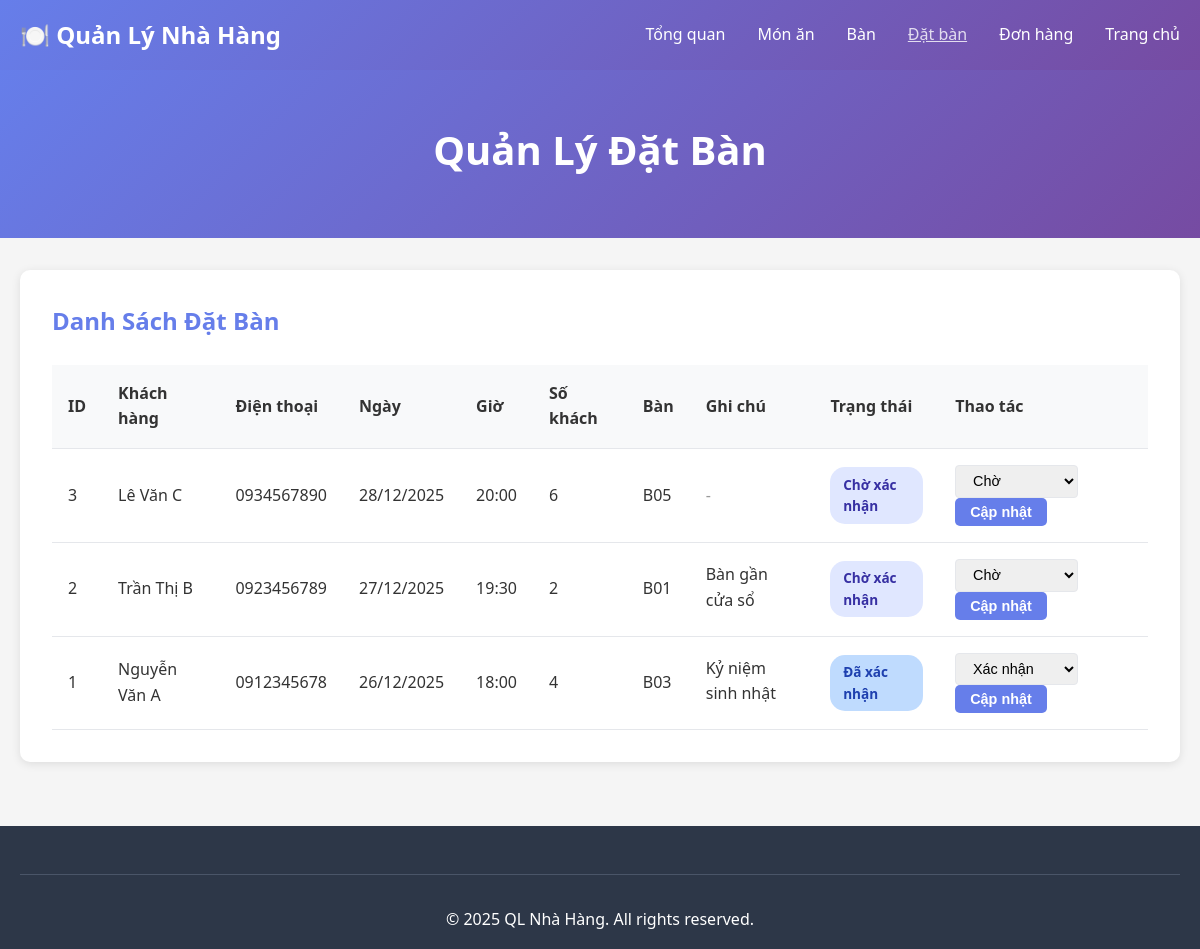
Screenshot of /admin/reservations.php (signed in) with the database file from the repository.
### tables this page shows
CREATE TABLE reservations (
    id INT PRIMARY KEY AUTO_INCREMENT,
    user_id INT DEFAULT NULL COMMENT 'ID người dùng (nếu đã đăng nhập)',
    customer_name VARCHAR(100) NOT NULL COMMENT 'Tên khách hàng',
    phone VARCHAR(20) NOT NULL COMMENT 'Số điện thoại',
    email VARCHAR(100) DEFAULT NULL COMMENT 'Email',
    reservation_date DATE NOT NULL COMMENT 'Ngày đặt bàn',
    reservation_time TIME NOT NULL COMMENT 'Giờ đặt bàn',
    number_of_guests INT NOT NULL COMMENT 'Số lượng khách',
    table_id INT DEFAULT NULL COMMENT 'ID bàn được phân bổ',
    notes TEXT DEFAULT NULL COMMENT 'Ghi chú đặc biệt',
    status ENUM('pending', 'confirmed', 'completed', 'cancelled', 'no_show') DEFAULT 'pending' COMMENT 'Trạng thái đặt bàn',
    confirmed_at TIMESTAMP NULL DEFAULT NULL COMMENT 'Thời gian xác nhận',
    cancelled_at TIMESTAMP NULL DEFAULT NULL COMMENT 'Thời gian hủy',
    created_at TIMESTAMP DEFAULT CURRENT_TIMESTAMP,
    updated_at TIMESTAMP DEFAULT CURRENT_TIMESTAMP ON UPDATE CURRENT_TIMESTAMP,
    
     
    FOREIGN KEY (user_id) REFERENCES users(id) 
        ON DELETE SET NULL 
        ON UPDATE CASCADE,
    FOREIGN KEY (table_id) REFERENCES tables(id)
        ON DELETE SET NULL 
        ON UPDATE CASCADE,
    
     
    INDEX idx_user_id (user_id),
    INDEX idx_table_id (table_id),
    INDEX idx_reservation_date (reservation_date),
    INDEX idx_status (status),
    INDEX idx_phone (phone),
    INDEX idx_created_at (created_at)
);

CREATE TABLE tables (
    id INT PRIMARY KEY AUTO_INCREMENT,
    table_number VARCHAR(10) NOT NULL UNIQUE COMMENT 'Số bàn (VD: B01, B02)',
    capacity INT NOT NULL COMMENT 'Sức chứa (số người)',
    floor INT DEFAULT 1 COMMENT 'Tầng (1, 2, 3...)',
    location VARCHAR(100) DEFAULT NULL COMMENT 'Vị trí (VD: Gần cửa sổ, Góc yên tĩnh)',
    status ENUM('empty', 'occupied', 'reserved', 'cleaning', 'maintenance') DEFAULT 'empty' COMMENT 'Trạng thái bàn',
    notes TEXT DEFAULT NULL COMMENT 'Ghi chú về bàn',
    created_at TIMESTAMP DEFAULT CURRENT_TIMESTAMP,
    updated_at TIMESTAMP DEFAULT CURRENT_TIMESTAMP ON UPDATE CURRENT_TIMESTAMP,
    
    INDEX idx_table_number (table_number),
    INDEX idx_status (status),
    INDEX idx_floor (floor),
    INDEX idx_capacity (capacity)
);

### config.php (called while the page is built, shortened)
<?php
function formatDate($date) {
    return date('d/m/Y', strtotime($date));
}
?>

### admin/reservations.php (the view, shortened to what this page needs)
<?php
require_once '../config.php';
$conn = getDBConnection();
$reservations = $conn->query("
    SELECT r.*, t.table_number
    FROM reservations r
    LEFT JOIN tables t ON r.table_id = t.id
    ORDER BY r.reservation_date DESC, r.reservation_time DESC
");
?>
<!DOCTYPE html>
<html lang="vi">
<head>
    <link rel="stylesheet" href="../assets/css/style.css">
</head>
<body>
    <nav class="navbar">
        <div class="container">
            <div class="logo">
                <h2>🍽️ Quản Lý Nhà Hàng</h2>
            </div>
            <ul class="nav-menu">
                <li><a href="index.php">Tổng quan</a></li>
                <li><a href="dishes.php">Món ăn</a></li>
                <li><a href="tables.php">Bàn</a></li>
                <li><a href="reservations.php" class="active">Đặt bàn</a></li>
                <li><a href="orders.php">Đơn hàng</a></li>
                <li><a href="../index.php">Trang chủ</a></li>
            </ul>
        </div>
    </nav>
    <div class="page-header">
        <div class="container">
            <h1>Quản Lý Đặt Bàn</h1>
        </div>
    </div>
    <div class="container">
        <div class="admin-section">
            <h2>Danh Sách Đặt Bàn</h2>
            <div class="table-responsive">
                <table class="data-table">
                    <thead>
                        <tr>
                            <th>ID</th>
                            <th>Khách hàng</th>
                            <th>Điện thoại</th>
                            <th>Ngày</th>
                            <th>Giờ</th>
                            <th>Số khách</th>
                            <th>Bàn</th>
                            <th>Ghi chú</th>
                            <th>Trạng thái</th>
                            <th>Thao tác</th>
                        </tr>
                    </thead>
                    <tbody>
                        <?php while ($res = $reservations->fetch_assoc()): ?>
                        <tr>
                            <td><?php echo $res['id']; ?></td>
                            <td><?php echo htmlspecialchars($res['customer_name']); ?></td>
                            <td><?php echo htmlspecialchars($res['phone']); ?></td>
                            <td><?php echo formatDate($res['reservation_date']); ?></td>
                            <td><?php echo date('H:i', strtotime($res['reservation_time'])); ?></td>
                            <td><?php echo $res['number_of_guests']; ?></td>
                            <td><?php echo $res['table_number'] ?? '-'; ?></td>
                            <td style="max-width: 300px; word-wrap: break-word;">
                                <?php
                                $notes = $res['notes'] ?? '';
                                if ($notes) {
                                    $notes_lines = explode("\n", $notes);
                                    foreach ($notes_lines as $line) {
                                        $line = trim($line);
                                        if ($line) {
                                            if (strpos($line, 'Đã đặt món trước') !== false) {
                                                echo '<div style="color: #10b981; font-weight: 600; margin-bottom: 5px;">📋 ' . htmlspecialchars($line) . '</div>';
                                            } else {
                                                echo '<div style="margin-bottom: 3px;">' . htmlspecialchars($line) . '</div>';
                                            }
                                        }
                                    }
                                } else {
                                    echo '<span style="color: #999;">-</span>';
                                }
                                ?>
                            </td>
                            <td>
                                <span class="badge badge-<?php echo $res['status']; ?>">
                                    <?php
                                    $status_text = [
                                        'pending' => 'Chờ xác nhận',
                                        'confirmed' => 'Đã xác nhận',
                                        'completed' => 'Hoàn thành',
                                        'cancelled' => 'Đã hủy'
                                    ];
                                    echo $status_text[$res['status']];
                                    ?>
                                </span>
                            </td>
                            <td>
                                <form method="POST" style="display: inline;">
                                    <select name="status" class="form-control-sm">
                                        <option value="pending" <?php echo $res['status'] == 'pending' ? 'selected' : ''; ?>>Chờ</option>
                                        <option value="confirmed" <?php echo $res['status'] == 'confirmed' ? 'selected' : ''; ?>>Xác nhận</option>
                                    </select>
                                    <button type="submit" name="update_status" class="btn btn-sm btn-primary">Cập nhật</button>
                                </form>
                            </td>
                        </tr>
                        <?php endwhile; ?>
                    </tbody>
                </table>
            </div>
        </div>
    </div>
    <footer class="footer">
        <div class="container">
            <div class="footer-bottom">
                <p>&copy; 2025 QL Nhà Hàng. All rights reserved.</p>
            </div>
        </div>
    </footer>
</body>
</html>

### assets/css/style.css (style rules this page uses)
* { margin: 0; padding: 0; box-sizing: border-box; }
body { font-family: 'Segoe UI', Tahoma, Geneva, Verdana, sans-serif; line-height: 1.6; color: #333; background-color: #f5f5f5; }
.container { max-width: 1200px; margin: 0 auto; padding: 0 20px; }
.navbar { background: linear-gradient(135deg, #667eea 0%, #764ba2 100%); color: white; padding: 1rem 0; box-shadow: 0 2px 10px rgba(0,0,0,0.1); }
.navbar .container { display: flex; justify-content: space-between; align-items: center; }
.logo h2 { font-size: 1.5rem; }
.nav-menu { display: flex; list-style: none; gap: 2rem; }
.nav-menu a { color: white; text-decoration: none; transition: opacity 0.3s; font-weight: 500; }
.nav-menu a:hover, .nav-menu a.active { opacity: 0.8; text-decoration: underline; }
.btn { padding: 12px 30px; border: none; border-radius: 5px; cursor: pointer; text-decoration: none; display: inline-block; font-size: 1rem; transition: transform 0.2s, box-shadow 0.2s; font-weight: 600; }
.btn-primary { background: #667eea; color: white; }
.btn-sm { padding: 6px 15px; font-size: 0.9rem; }
.footer { background: #2d3748; color: white; padding: 3rem 0 1rem; margin-top: 4rem; }
.footer-bottom { text-align: center; padding-top: 2rem; border-top: 1px solid #4a5568; }
.page-header { background: linear-gradient(135deg, #667eea 0%, #764ba2 100%); color: white; padding: 3rem 0; text-align: center; margin-bottom: 2rem; }
.page-header h1 { font-size: 2.5rem; margin-bottom: 0.5rem; }
.admin-section { background: white; padding: 2rem; border-radius: 10px; box-shadow: 0 2px 10px rgba(0,0,0,0.1); margin-bottom: 2rem; }
.admin-section h2 { margin-bottom: 1.5rem; color: #667eea; }
.data-table { width: 100%; border-collapse: collapse; background: white; }
.data-table th, .data-table td { padding: 1rem; text-align: left; border-bottom: 1px solid #e5e7eb; }
.data-table th { background: #f8f9fa; font-weight: 600; color: #333; }
.table-responsive { overflow-x: auto; }
.form-control-sm { padding: 0.4rem 0.8rem; font-size: 0.9rem; border: 1px solid #e5e7eb; border-radius: 4px; }
.badge { padding: 0.4rem 0.8rem; border-radius: 15px; font-size: 0.85rem; font-weight: 600; display: inline-block; }
.badge-pending { background: #e0e7ff; color: #3730a3; }
.badge-confirmed { background: #bfdbfe; color: #1e40af; }

### rows the page displays
reservations: id "3", customer_name "Lê Văn C", phone "0934567890", reservation_date "28/12/2025", reservation_time "20:00", number_of_guests "6", table.table_number "B05", status "Chờ xác nhận", status "Chờ"
reservations: id "2", customer_name "Trần Thị B", phone "0923456789", reservation_date "27/12/2025", reservation_time "19:30", number_of_guests "2", table.table_number "B01", notes "Bàn gần cửa sổ", status "Chờ xác nhận", status "Chờ"
reservations: id "1", customer_name "Nguyễn Văn A", phone "0912345678", reservation_date "26/12/2025", reservation_time "18:00", number_of_guests "4", table.table_number "B03", notes "Kỷ niệm sinh nhật", status "Đã xác nhận", status "Xác nhận"
